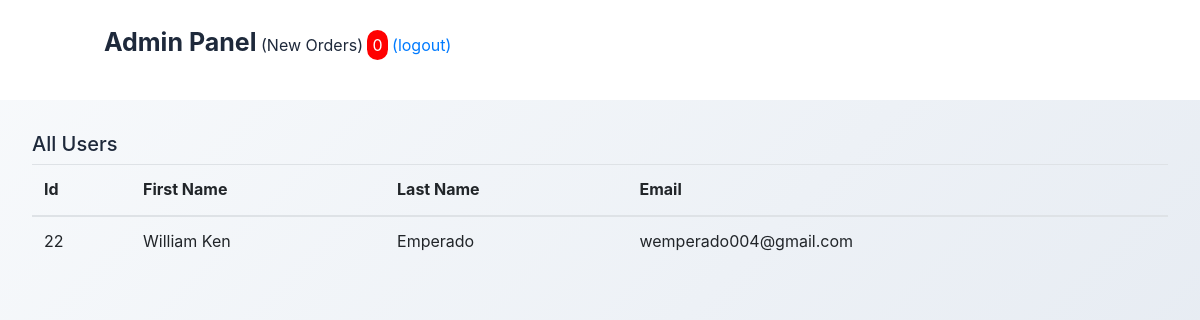
Page /admin/users.php (signed in) on the committed database.
### tables this page shows
CREATE TABLE `users` (
  `u_id` int(11) NOT NULL,
  `f_name` varchar(100) NOT NULL,
  `l_name` varchar(100) NOT NULL,
  `email` varchar(150) NOT NULL,
  `phone` varchar(20) NOT NULL,
  `pass` varchar(255) NOT NULL,
  `zone` varchar(100) DEFAULT NULL,
  `street` varchar(150) NOT NULL,
  `barangay` varchar(100) DEFAULT NULL,
  `city` varchar(100) DEFAULT NULL,
  `province` varchar(100) DEFAULT NULL,
  `region` varchar(100) DEFAULT NULL,
  `created_at` timestamp NOT NULL DEFAULT current_timestamp()
);

### admin/users.php (the view, shortened to what this page needs)
<?php
 include 'header.php';
 include 'lib/connection.php';
 $sql = "SELECT * FROM users";
 $result = $conn -> query ($sql);
?>
<!DOCTYPE html>
<html lang="en">
<head>
    <link rel="stylesheet" href="css/pending_orders.css">
</head>
<body>
<div class="container pendingbody">
  <h5>All Users</h5>
<table class="table">
  <thead>
    <tr>
      <th scope="col">Id</th>
      <th scope="col">First Name</th>
      <th scope="col">Last Name</th>
      <th scope="col">Email</th>
    </tr>
  </thead>
  <tbody>
  <?php
          if (mysqli_num_rows($result) > 0) {
            while($row = mysqli_fetch_assoc($result)) {
              ?>
    <tr>
      <td><?php echo $row["u_id"] ?></td>
      <td><?php echo $row["f_name"] ?></td>
      <td><?php echo $row["l_name"] ?></td>
      <td><?php echo $row["email"] ?></td>
    </tr>
    <?php
    }
        }
        else
            echo "0 results";
        ?>
  </tbody>
</table>
</div>
</body>
</html>

### admin/css/style.css (style rules this page uses)
body { background-color: #f9f9f9; }

### admin/css/pending_orders.css (style rules this page uses)
:root { --primary-color: #2563eb; --secondary-color: #1e40af; --success-color: #10b981; --warning-color: #f59e0b; --danger-color: #ef4444; --info-color: #06b6d4; --light-gray: #f8fafc; --border-color: #e2e8f0; --text-primary: #1e293b; --text-secondary: #64748b; --text-muted: #94a3b8; --shadow-sm: 0 1px 3px 0 rgba(0, 0, 0, 0.1), 0 1px 2px 0 rgba(0, 0, 0, 0.06); --shadow-md: 0 4px 6px -1px rgba(0, 0, 0, 0.1), 0 2px 4px -1px rgba(0, 0, 0, 0.06); --shadow-lg: 0 10px 15px -3px rgba(0, 0, 0, 0.1), 0 4px 6px -2px rgba(0, 0, 0, 0.05); --shadow-xl: 0 20px 25px -5px rgba(0, 0, 0, 0.1), 0 10px 10px -5px rgba(0, 0, 0, 0.04); --border-radius: 8px; --border-radius-lg: 12px; --transition: all 0.2s cubic-bezier(0.4, 0, 0.2, 1); }
* { box-sizing: border-box; margin: 0; padding: 0; }
body { font-family: -apple-system, BlinkMacSystemFont, 'Segoe UI', Roboto, 'Helvetica Neue', Arial, sans-serif; background: linear-gradient(135deg, #f8fafc 0%, #e2e8f0 100%); color: var(--text-primary); line-height: 1.6; min-height: 100vh; }
.pendingbody { padding: 2rem; max-width: 1400px; margin: 0 auto; }
* { box-sizing: border-box; }
body { font-family: -apple-system, BlinkMacSystemFont, 'Segoe UI', Roboto, 'Helvetica Neue', Arial, sans-serif; background-color: var(--light-gray); color: var(--text-primary); line-height: 1.6; }

### rows in the picture
users: u_id "22", f_name "William Ken", l_name "Emperado", email "wemperado004@gmail.com"

### other values in the picture
$c "0"
